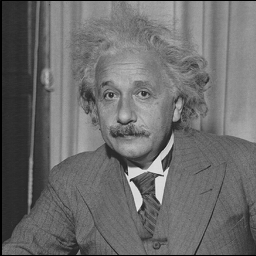
%> input picture include/matlabPyrTools/einstein.pgm, 256 x 256 px
$ octave --eval "result = calculate_mscn(imread('../include/matlabPyrTools/einstein.pgm'));"   (GNU Octave 9; MATLAB toolbox functions it lacks are replaced by stand-ins)
%> lines starting %> are read from the running program, lines starting %| are printed output that depends on the picture
function mscn = calculate_mscn(im)
% MSCN = calculate_mscn(IM)
% calculates the mean substracted contrast normalized coefficients (MSCN)
% of image IM.
 window        = fspecial('gaussian',7,7/6);
 window        = window/sum(sum(window));
 mu            = imfilter(im,window,'replicate');
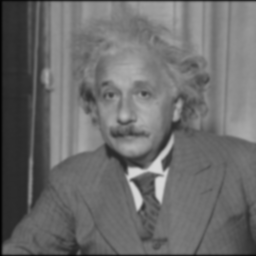
%> mu: size 256x256 uint8; min 3, max 216, mean 107.7
 mu_sq         = mu.*mu;
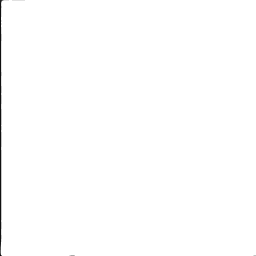
%> mu_sq: size 256x256 uint8; min 9, max 255, mean 253.9
 sigma         = sqrt(abs(imfilter(im.*im,window,'replicate') - mu_sq));
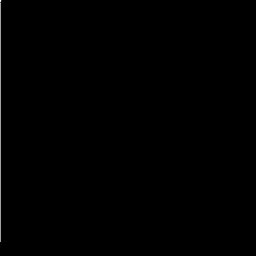
%> sigma: size 256x256 double; min 0, max 4.12, mean 0.00981; drawn with min black and max white
 mscn          = (im-mu)./(sigma+1);
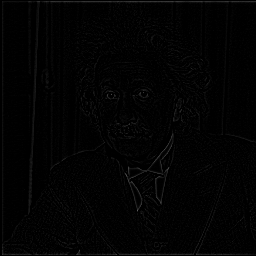
%> mscn: size 256x256 uint8; min 0, max 91, mean 2.8
 end
